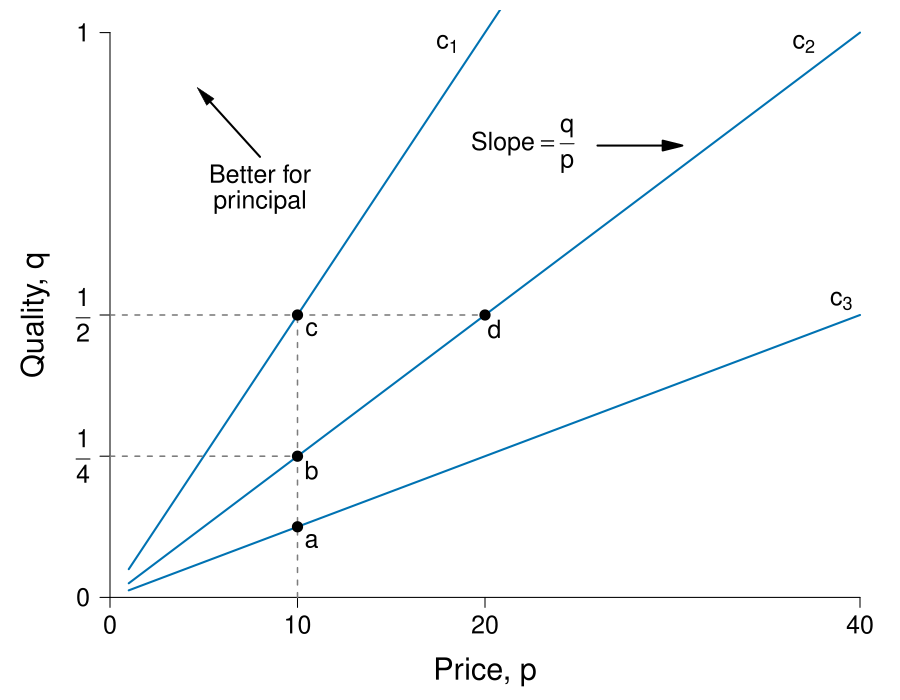

Write R code to recreate this figure.
require(ggplot2)
require(shape)
pdf(file = "information_power/principal_isocosts.pdf", width = 9, height = 7)

#Set parameters for graphics
axislabelsize <- 1.8
labelsize <- 1.5
namesize <- 1.8
annotatesize <- 1.5
graphlinewidth <- 2
segmentlinewidth <- 1.5

COL <- c("#7fc97f", "#beaed4", "#fdc086", "#ffff99", "#386cb0", "#f0027f", "#bf5b17", "#666666")
COLA <- c("#e0f3db", "#99d8c9","#66c2a4","#41ae76", "#238b45", "#005824")
COLB <- c("#c6dbef", "#4eb3d3", "#2b8cbe", "#0868ac","#084081")
COLC <- c("#fcfbfd", "#efedf5", "#dadaeb", "#bcbddc", "#9e9ac8", "#807dba", "#6a51a3", "#54278f", "#3f007d")
grays <- gray.colors(25, start = 1, end = 0)
CBCols <- c("#009E73","#0072B2","#E69F00","#CC79A7", "#F0E442")


solowCondition <- function(p, delta = 5, slope = 8){
  (p*(1/(slope*delta)))
}

par(mar =  c(4, 4, 0.5, 0.5))
xlims <- c(0, 40)
ylims <- c(0, 1)


plot(0, 0, xlim = xlims, ylim = ylims, type = "n",
     xlab = "",
     ylab = "",
     xaxt = "n", yaxt = "n", cex.lab = axislabelsize, bty = "n")

npts <- 500 
npts2 <- 501
#Specify the sequences of points for graphing. 
xx1 <- seq(10, xlims[2], length.out = npts)
xx2 <- seq(1, xlims[2], length.out = npts)

#Draw the lines for the graphs
lines(xx2, solowCondition(xx2, delta = 5, slope = 4), col = CBCols[2], lwd = graphlinewidth)
lines(xx2, solowCondition(xx2, delta = 5), col = CBCols[2], lwd = graphlinewidth)
lines(xx2, solowCondition(xx2, delta = 5, slope = 16), col = CBCols[2], lwd = graphlinewidth)

#Customize ticks and labels for the plot
ticksy <- c(0, NA, 0.25, 0.5, 1)
ylabels <- c(0, NA,expression(paste(frac(1,4))),expression(paste(frac(1,2))), 1)
ticksx <- c(0, 10, 20, 40)
xlabels <- c(0, 10, 20, 40)
axis(1, at = ticksx, pos = 0, labels = xlabels, cex.axis = annotatesize)
axis(2, at = ticksy, pos = 0, labels = ylabels, las = 1, cex.axis = annotatesize)

mtext(expression(paste("Price, ", p)), side=1, line = 2.5, cex = axislabelsize)
text(-4, ylims[2] - 0.5*(ylims[2] - ylims[1]), expression(paste("Quality, ", q)), xpd = TRUE, cex = axislabelsize, srt = 90) 


#Annotation of the three graphs and the NE
# text(18, 0.98, expression(paste(pi[3])), cex = annotatesize)
# text(37, 0.98, expression(paste(pi[2])), cex = annotatesize)
# text(39, 0.525, expression(paste(pi[1])), cex = annotatesize)
text(18, 0.98, expression(paste(c[1])), cex = annotatesize)
text(37, 0.98, expression(paste(c[2])), cex = annotatesize)
text(39, 0.525, expression(paste(c[3])), cex = annotatesize)

#Lines for the coordinates of the Nash equilbrium
segments(0, 0.5, 20, 0.5, lty = 2, col = grays[20], lwd = segmentlinewidth)
segments(10, 0, 10, 0.5, lty = 2, col = grays[20], lwd = segmentlinewidth)
segments(0, 0.25, 10, 0.25, lty = 2, col = grays[20], lwd = segmentlinewidth)
#segments(0, 0.125, 10, 0.125, lty = 2, col = grays[20], lwd = segmentlinewidth)

#Add a point for the NE
points(20, 0.5, pch = 16, col = "black", cex = 1.5)
text(20 + 0.5, 0.5 - 0.025, expression(paste(d)), cex = annotatesize)

points(10, 0.5, pch = 16, col = "black", cex = 1.5)
text(10 + 0.75, 0.5 - 0.025, expression(paste(c)), cex = annotatesize)

points(10, 0.25, pch = 16, col = "black", cex = 1.5)
text(10 + 0.75, 0.25  - 0.025, expression(paste(b)), cex = annotatesize)

points(10, 0.125, pch = 16, col = "black", cex = 1.5)
text(10 + 0.75, 0.125 - 0.025, expression(paste(a)), cex = annotatesize)

#Arrow to Slope of BRF
# Arrows(14.2, 0.12, 12.2, 0.12, col = "black", lty = 1, lwd = 2, arr.type = "triangle")
# text(16.8, 0.12, expression(paste("Slope = ", q[p])))

#Arrow to Slope of isoprofit
Arrows(26, 0.80, 30, 0.80, col = "black", lty = 1, lwd = 2, arr.type = "triangle")
text(22, 0.80, expression(paste("Slope", phantom() == frac(q, p))), cex = annotatesize)

text(8, 0.75, expression("Better for"), cex = labelsize)
text(8, 0.7, expression("principal"), cex = labelsize)
Arrows(8, 0.78, 5, 0.89, col = "black", lty = 1, lwd = 2, arr.type = "triangle", arr.lwd = 0.5)


#Arrows(20, 0.15, 25, 0.22, col = "black", lty = 1, lwd = 2, arr.type = "triangle")
#text(22, 0.10, expression(paste("Better for principal")), cex = annotatesize)



dev.off()
